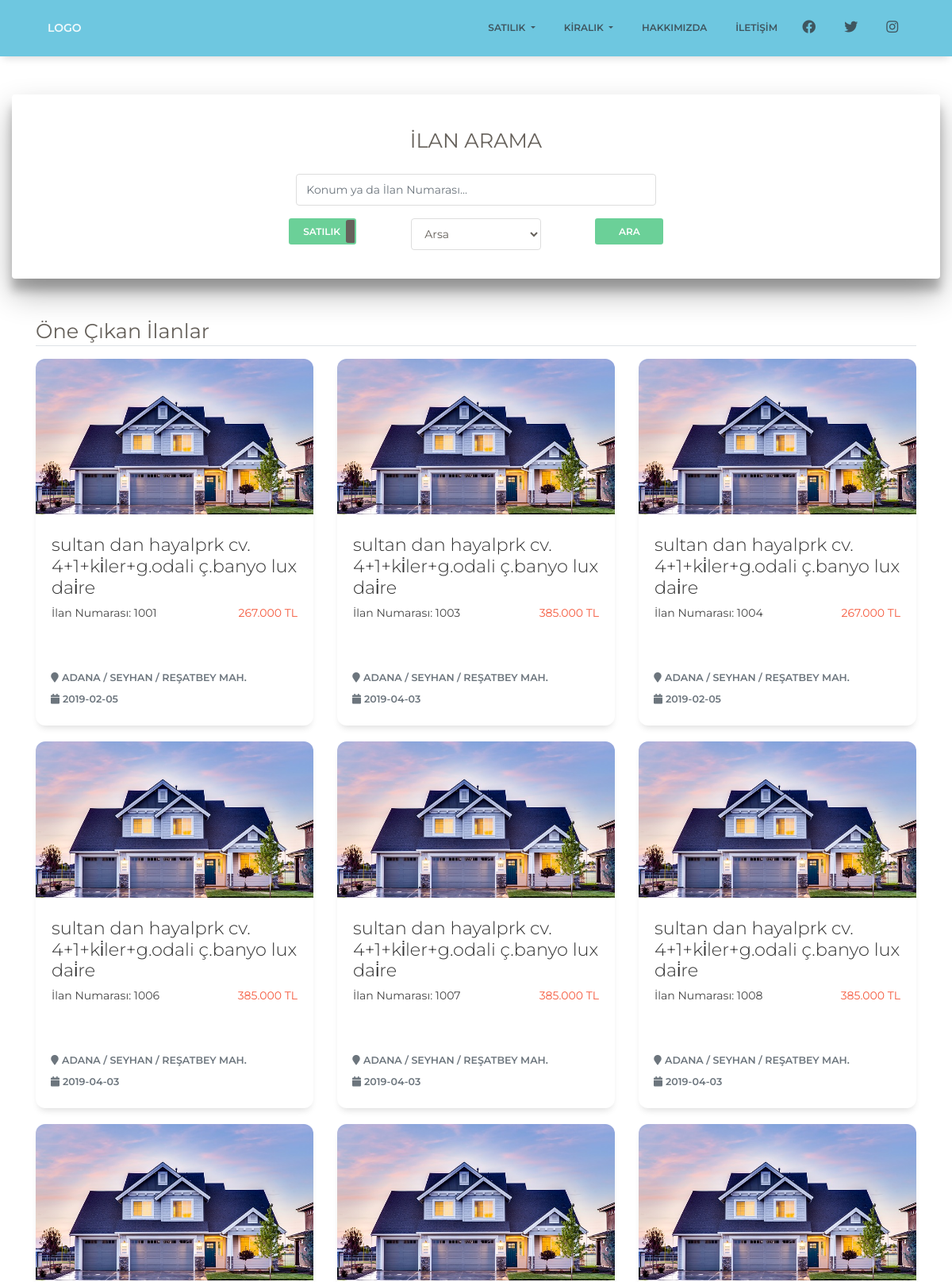
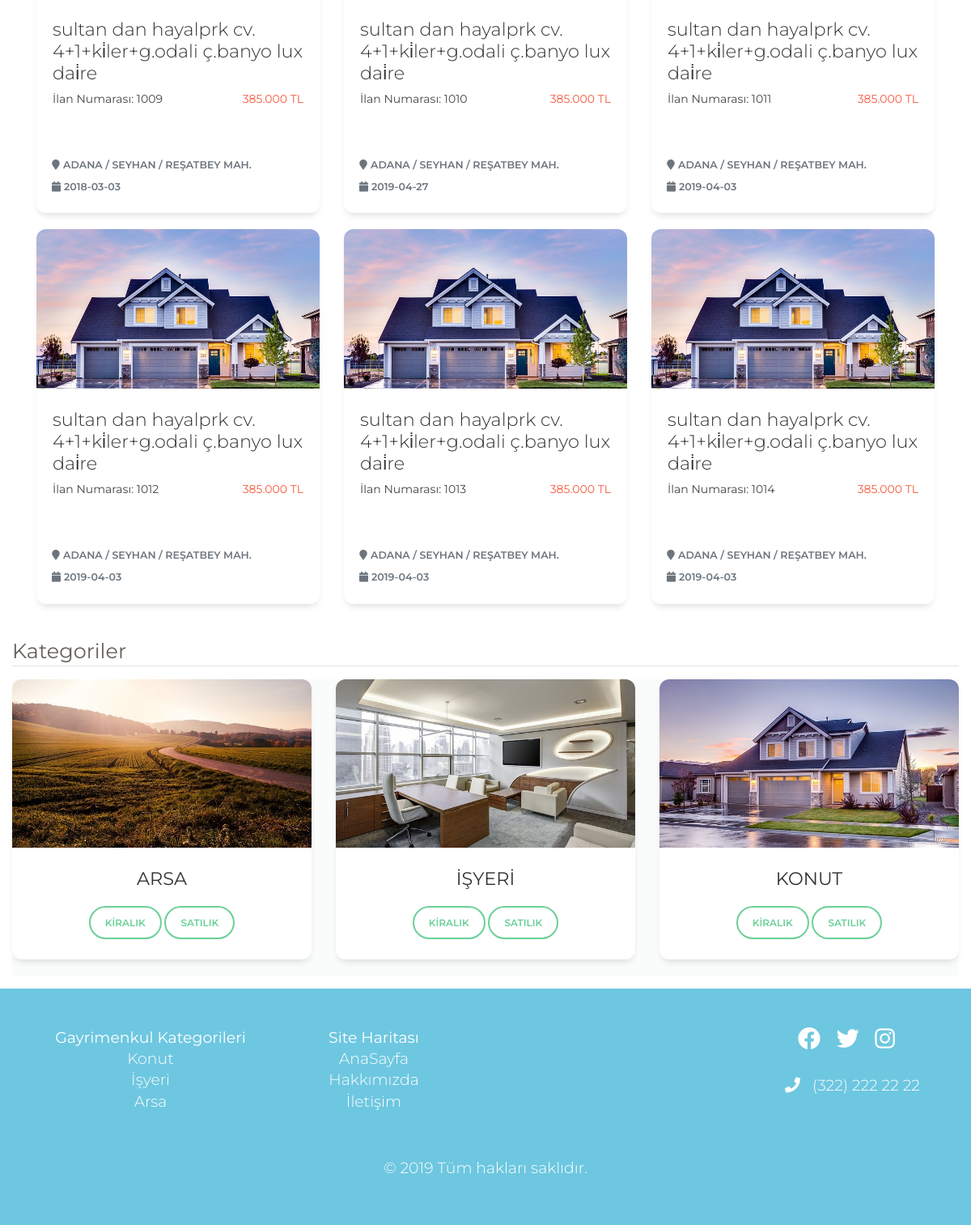
The page / on the database its author committed (2 pictures, top to bottom).
### tables this page shows
CREATE TABLE `tbl_ilan` (
  `ilan_numarasi` int(11) NOT NULL,
  `ilan_Adi` varchar(120) NOT NULL,
  `ilan_Aciklama` text NOT NULL,
  `ilan_Harita` varchar(500) NOT NULL,
  `ilan_YayinTarihi` date NOT NULL,
  `ilan_Metrekare` char(5) NOT NULL,
  `ilan_OdaSayisi` char(5) NOT NULL,
  `ilan_BulunduguKat` varchar(30) NOT NULL,
  `ilan_KatSayisi` varchar(30) NOT NULL,
  `ilan_BinaYasi` char(2) NOT NULL,
  `ilan_Isitma` varchar(55) NOT NULL,
  `ilan_KullanimDurumu` varchar(15) NOT NULL,
  `ilan_Esyali` varchar(15) NOT NULL,
  `ilan_TapuDurumu` varchar(35) NOT NULL,
  `ilan_KrediUygunluk` varchar(15) NOT NULL,
  `ilan_SiteIcerisinde` varchar(15) NOT NULL,
  `ilan_Aidat` int(11) NOT NULL,
  `ilan_Cephe` varchar(10) NOT NULL,
  `ilan_Fiyat` decimal(10,0) NOT NULL,
  `ilan_OneCikan` varchar(10) NOT NULL DEFAULT 'Hayir',
  `ilan_resim1` varchar(150) NOT NULL,
  `ilan_resim2` varchar(150) DEFAULT NULL,
  `ilan_resim3` varchar(150) DEFAULT NULL,
  `ilan_resim4` varchar(150) DEFAULT NULL,
  `ilan_resim5` varchar(150) DEFAULT NULL,
  `ilan_resim6` varchar(150) DEFAULT NULL,
  `ilan_resim7` varchar(150) DEFAULT NULL,
  `ilan_resim8` varchar(150) DEFAULT NULL,
  `ilan_resim9` varchar(150) DEFAULT NULL,
  `ilan_resim10` varchar(150) DEFAULT NULL,
  `ilan_Kategori` varchar(100) NOT NULL,
  `ilan_Durum` varchar(100) NOT NULL,
  `ilan_Konum` varchar(300) NOT NULL
);

CREATE TABLE `tbl_sistem` (
  `id` int(11) NOT NULL,
  `telefon1` varchar(80) DEFAULT NULL,
  `telefon2` varchar(80) DEFAULT NULL,
  `Adres` varchar(180) DEFAULT NULL,
  `Mail` varchar(80) DEFAULT NULL,
  `sosyal_Facebook` varchar(250) DEFAULT NULL,
  `sosyal_Twitter` varchar(250) DEFAULT NULL,
  `sosyal_Instagram` varchar(250) DEFAULT NULL,
  `map` text DEFAULT NULL
);

### assets/config.php (called while the page is built, shortened)
<?php
 if
 (!defined("include"))
 {
      echo '<meta http-equiv="refresh" content="0;URL=../index.php">';
       exit();
     }
     else
     {
          try {
               $db = new PDO("mysql:host=localhost;dbname=oguzemlak;charset=utf8", "root", "123456789");
          } catch ( PDOException $e ){
               print $e->getMessage();
          }
          $query = $db->query("SELECT * FROM tbl_sistem")->fetch(PDO::FETCH_ASSOC);
     }
?>

### assets/function.php (called while the page is built)
<?php
 function seo($str){
	$preg = array('Ç', 'Ş', 'Ğ', 'Ü', 'İ', 'Ö', 'ç', 'ş', 'ğ', 'ü', 'ö', 'ı', '+', '#', '.');
	$match = array('c', 's', 'g', 'u', 'i', 'o', 'c', 's', 'g', 'u', 'o', 'i', 'plus', 'sharp', '');
	$perma = strtolower(str_replace($preg, $match, $str));
	$perma = preg_replace("@[^A-Za-z0-9\-_\.\+]@i", ' ', $perma);
	$perma = trim(preg_replace('/\s+/', ' ', $perma));
	$perma = str_replace(' ', '-', $perma);
	return $perma;
}
 ?>

### index.php (the view, shortened to what this page needs)
<?php
include("assets/config.php");
include("assets/function.php");
?>
<!doctype html>
<html lang="tr">
<head>
  <link href="assets/css/bootstrap.min.css" rel="stylesheet" />
  <link href="assets/css/paper-kit.css" rel="stylesheet" />
  <link href="assets/css/bootstrap-toggle.min.css" rel="stylesheet">
  <link rel="stylesheet" href="https://use.fontawesome.com/releases/v5.8.1/css/all.css">
</head>
<body>
   <nav class="navbar navbar-expand-lg bg-info">
    <div class="container ">
      <a class="navbar-brand" href="anasayfa">LOGO</a>
      <div class="collapse navbar-collapse" id="navbarMobil">
        <ul class="navbar-nav ml-auto">
          <li class="nav-item dropdown">
            <a class="nav-link dropdown-toggle text-dark" href="#" id="satilikdropDown" data-toggle="dropdown" aria-haspopup="true" aria-expanded="false">
              Satılık
            </a>
          </li>
          <li class="nav-item dropdown">
            <a class="nav-link dropdown-toggle text-dark" href="#" id="kiralikdropDown" data-toggle="dropdown" aria-haspopup="true" aria-expanded="false">
              Kiralık
            </a>
          </li>
          <li class="nav-item">
            <a class="nav-link text-dark" href="hakkimizda">Hakkımızda</a>
          </li>
          <li class="nav-item">
            <a class="nav-link text-dark" href="iletisim">İletişim</a>
          </li>
          <li class="nav-item">
            <a class="nav-link text-dark" target="_blank" href="//<?php echo $query['sosyal_Facebook']; ?>"><i class="fab fa-facebook" aria-hidden="true"></i></a>
          </li>
          <li class="nav-item">
            <a class="nav-link text-dark" target="_blank" href="//<?php echo $query['sosyal_Twitter']; ?>"><i class="fab fa-twitter" aria-hidden="true"></i></a>
          </li>
          <li class="nav-item">
            <a class="nav-link text-dark" target="_blank" href="//<?php echo $query['sosyal_Instagram']; ?>"><i class="fab fa-instagram" aria-hidden="true"></i></a>
          </li>
        </ul>
      </div>
    </div>
  </nav>
  <div class="container-fluid mt-5">
    <div class="rounded text-center" style=" box-shadow: 0 19px 38px rgba(0,0,0,0.30), 0 15px 12px rgba(0,0,0,0.22)">
      <div class="card-body">
        <p class="h3 lead mb-4 "><strong>İLAN ARAMA</strong> </p>
        <form method="POST">
          <div class="row d-flex justify-content-center">
            <div class="col-lg-5">
              <div class="form-group ">
                <input name="ilanad" type="text" class="form-control" placeholder="Konum ya da İlan Numarası...">
              </div>
            </div>
          </div>
          <div class="row d-flex justify-content-center">
            <div class="col-md-2 col-lg-2">
            <div class="form-group">
            </div>
            </div>
            <div class="col-md-2 col-lg-2">
<div class=" form-group ">
  <select name="kategori" class="form-control" id="kategori">
    <option value="arsa">Arsa</option>
  </select>
</div>
          </div>
          <div class="col-md-2 col-lg-2">
              <button  type="submit" class="dgn btn btn-sm btn-success " name="submit" value="submit">ARA</button>
            </div>
          </div>
        </form>
      </div>
    </div>
  </div>
  <div class="container mt-3">
    <div class="border-bottom mt-5">
      <p class="h3"><strong>Öne Çıkan İlanlar</strong></p>
    </div>
    <div class="row mt-3 ">
      <?php
      foreach ($db->query("select * from tbl_ilan where ilan_OneCikan='evet'") as $gelen) {
        $seourl = seo($gelen['ilan_Adi']);
        ?>
        <div class="col-md-4 d-flex">
            <div class="card  flex-fill">
            <a href="<?php echo $seourl . '-' . $gelen['ilan_numarasi']; ?>">
              <div class="embed-responsive embed-responsive-16by9 ">
                <img alt="Card image cap" class="card-img-top embed-responsive-item" src="assets/img/sample.jpg" />
              </div>
              <div class="card-body mb-5">
                <h4 class="card-title mb-2"><?php echo mb_strtolower($gelen['ilan_Adi'], 'utf8'); ?></h4>
                <div class="yayin-bilgi ">
                  <span class="float-left"><strong>İlan Numarası: <?php echo $gelen['ilan_numarasi']; ?></strong></span>
                  <span class="float-right text-muted text-danger "><strong><?php
                                                                            echo number_format(
                                                                              $gelen['ilan_Fiyat'],
                                                                              0,
                                                                              ',',
                                                                              '.'
                                                                            );
                                                                            ?> TL</strong></span>
                </div>
              </div>
              <div class="card-footer ">
                <div class="row ">
                  <span class="col-md-12 h6 text-muted text-left"><em class="fa fa-map-marker"></em><?php echo $gelen['ilan_Konum']; ?></span>
                </div>
                <div class="row ">
                  <span class="col-md-12 h6 text-muted text-left"><i class="fas fa-calendar ml-1 mr-1"> </i><?php echo $gelen['ilan_YayinTarihi']; ?></span>
                </div>
              </div>
            </a>
            </div>
        </div>
      <?php } ?>
    </div>
  </div>
  <div class="container-fluid">
    <div class="border-bottom mb-3">
      <p class="h3"><strong>Kategoriler</strong></p>
    </div>
    <div style="background-color: rgba(233, 234, 234, 0.22);">
      <div class="row">
        <div class="col-md-4 ">
          <div class="card">
            <div class="embed-responsive embed-responsive-16by9">
              <img alt="Card image cap" class="card-img-top embed-responsive-item" src="assets/img/arsa.jpg" />
            </div>
            <div class="card-body">
              <h4 class="card-title text-center"><strong>ARSA</strong></h4>
              <p class="card-text">
                <div class="yayin-bilgi text-center">
                  <a class="btn btn-outline-success btn-round" href="kiralik-arsa">Kiralık</a>
                  <a class="btn btn-outline-success btn-round" href="satilik-arsa">Satılık</a>
                </div>
              </p>
            </div>
          </div>
        </div>
        <div class="col-md-4 ">
          <div class="card">
            <div class="embed-responsive embed-responsive-16by9">
              <img alt="Card image cap" class="card-img-top embed-responsive-item" src="assets/img/ofis.jpg" />
            </div>
            <div class="card-body">
              <h4 class="card-title text-center"><strong>İŞYERİ</strong></h4>
              <p class="card-text">
                <div class="yayin-bilgi text-center">
                  <a class="btn btn-outline-success btn-round" href="kiralik-isyeri">Kiralık</a>
                  <a class="btn btn-outline-success btn-round" href="satilik-isyeri">Satılık</a>
                </div>
              </p>
            </div>
          </div>
        </div>
        <div class="col-md-4 ">
          <div class="card">
            <div class="embed-responsive embed-responsive-16by9">
              <img alt="Card image cap" class="card-img-top embed-responsive-item" src="assets/img/konut.jpg" />
            </div>
            <div class="card-body">
              <h4 class="card-title text-center"><strong>KONUT</strong></h4>
              <p class="card-text">
                <div class="yayin-bilgi text-center">
                  <a class="btn btn-outline-success btn-round" href="kiralik-konut">Kiralık</a>
                  <a class="btn btn-outline-success btn-round" href="satilik-konut">Satılık</a>
                </div>
              </p>
            </div>
          </div>
        </div>
      </div>
    </div>
  </div>
  <div class="container-fluid fixed-row-bottom mt-3">
    <div class="row p-5 bg-info">
      <div class="col-md-12 ">
        <div class="row">
          <div class="col-md-6">
            <div class="row">
              <div class="col-md-6">
                <ul class="list-unstyled h5">
                  <div class="text-center">
                    <strong class="text-white ">Gayrimenkul Kategorileri</strong>
                    <li><a class="text-white" href="kiralik-konut">Konut</a></li>
                    <li><a class="text-white" href="kiralik-isyeri">İşyeri</a></li>
                    <li><a class="text-white" href="kiralik-arsa">Arsa</a></li>
                  </div>
                </ul>
              </div>
              <div class="col-md-6">
                <ul class="list-unstyled h5">
                  <div class="text-center">
                    <strong class="text-white ">Site Haritası</strong>
                    <li><a class="text-white" href="anasayfa">AnaSayfa</a></li>
                    <li><a class="text-white" href="hakkimizda">Hakkımızda</a></li>
                    <li><a class="text-white" href="iletisim">İletişim</a></li>
                  </div>
                </ul>
              </div>
            </div>
          </div>
          <div class="col-md-6">
          <div class="float-right">
<a target="_blank" href="//<?php echo $query['sosyal_Facebook']; ?>"><em class="fab fa-facebook fa-2x text-white ml-3"></em></a>
<a target="_blank" href="//<?php echo $query['sosyal_Twitter']; ?>"><em class="fab fa-twitter fa-2x text-white ml-3" aria-hidden="true"></em></a>
<a target="_blank" href="//<?php echo $query['sosyal_Instagram']; ?>"><em class="fab fa-instagram fa-2x text-white ml-3" aria-hidden="true"></em></a>
<p class="text-white h5 mt-4"><em class="fa fa-phone mr-3 mt-2"></em><?php echo $query['telefon1']; ?></p>
</div>
          </div>
        </div>
        <p class="text-center text-white h5 mt-5">&copy; 2019 Tüm hakları saklıdır.</p>
      </div>
    </div>
  </div>
</body>
</html>

### index.php (style rules this page uses)
.dgn { height:33px !important; width:86px !important; }
.navbar .navbar-collapse:after { background-color: #FFFFFF !important; }
.embed-responsive .card-img-top { object-fit: cover; }

### rows shown on the page
tbl_ilan: ilan_Adi "sultan dan hayalprk cv. 4+1+ki̇ler+g.odali ç.banyo lux dai̇re", ilan_numarasi "1001", ilan_Fiyat "267.000", ilan_Konum "ADANA / SEYHAN / REŞATBEY MAH.", ilan_YayinTarihi "2019-02-05"
tbl_ilan: ilan_Adi "sultan dan hayalprk cv. 4+1+ki̇ler+g.odali ç.banyo lux dai̇re", ilan_numarasi "1003", ilan_Fiyat "385.000", ilan_Konum "ADANA / SEYHAN / REŞATBEY MAH.", ilan_YayinTarihi "2019-04-03"
tbl_ilan: ilan_Adi "sultan dan hayalprk cv. 4+1+ki̇ler+g.odali ç.banyo lux dai̇re", ilan_numarasi "1004", ilan_Fiyat "267.000", ilan_Konum "ADANA / SEYHAN / REŞATBEY MAH.", ilan_YayinTarihi "2019-02-05"
tbl_ilan: ilan_Adi "sultan dan hayalprk cv. 4+1+ki̇ler+g.odali ç.banyo lux dai̇re", ilan_numarasi "1006", ilan_Fiyat "385.000", ilan_Konum "ADANA / SEYHAN / REŞATBEY MAH.", ilan_YayinTarihi "2019-04-03"
tbl_ilan: ilan_Adi "sultan dan hayalprk cv. 4+1+ki̇ler+g.odali ç.banyo lux dai̇re", ilan_numarasi "1007", ilan_Fiyat "385.000", ilan_Konum "ADANA / SEYHAN / REŞATBEY MAH.", ilan_YayinTarihi "2019-04-03"
tbl_ilan: ilan_Adi "sultan dan hayalprk cv. 4+1+ki̇ler+g.odali ç.banyo lux dai̇re", ilan_numarasi "1008", ilan_Fiyat "385.000", ilan_Konum "ADANA / SEYHAN / REŞATBEY MAH.", ilan_YayinTarihi "2019-04-03"
tbl_ilan: ilan_Adi "sultan dan hayalprk cv. 4+1+ki̇ler+g.odali ç.banyo lux dai̇re", ilan_numarasi "1009", ilan_Fiyat "385.000", ilan_Konum "ADANA / SEYHAN / REŞATBEY MAH.", ilan_YayinTarihi "2018-03-03"
tbl_ilan: ilan_Adi "sultan dan hayalprk cv. 4+1+ki̇ler+g.odali ç.banyo lux dai̇re", ilan_numarasi "1010", ilan_Fiyat "385.000", ilan_Konum "ADANA / SEYHAN / REŞATBEY MAH.", ilan_YayinTarihi "2019-04-27"
tbl_ilan: ilan_Adi "sultan dan hayalprk cv. 4+1+ki̇ler+g.odali ç.banyo lux dai̇re", ilan_numarasi "1011", ilan_Fiyat "385.000", ilan_Konum "ADANA / SEYHAN / REŞATBEY MAH.", ilan_YayinTarihi "2019-04-03"
tbl_ilan: ilan_Adi "sultan dan hayalprk cv. 4+1+ki̇ler+g.odali ç.banyo lux dai̇re", ilan_numarasi "1012", ilan_Fiyat "385.000", ilan_Konum "ADANA / SEYHAN / REŞATBEY MAH.", ilan_YayinTarihi "2019-04-03"
tbl_ilan: ilan_Adi "sultan dan hayalprk cv. 4+1+ki̇ler+g.odali ç.banyo lux dai̇re", ilan_numarasi "1013", ilan_Fiyat "385.000", ilan_Konum "ADANA / SEYHAN / REŞATBEY MAH.", ilan_YayinTarihi "2019-04-03"
tbl_ilan: ilan_Adi "sultan dan hayalprk cv. 4+1+ki̇ler+g.odali ç.banyo lux dai̇re", ilan_numarasi "1014", ilan_Fiyat "385.000", ilan_Konum "ADANA / SEYHAN / REŞATBEY MAH.", ilan_YayinTarihi "2019-04-03"
tbl_sistem: telefon1 "(322) 222 22 22"
